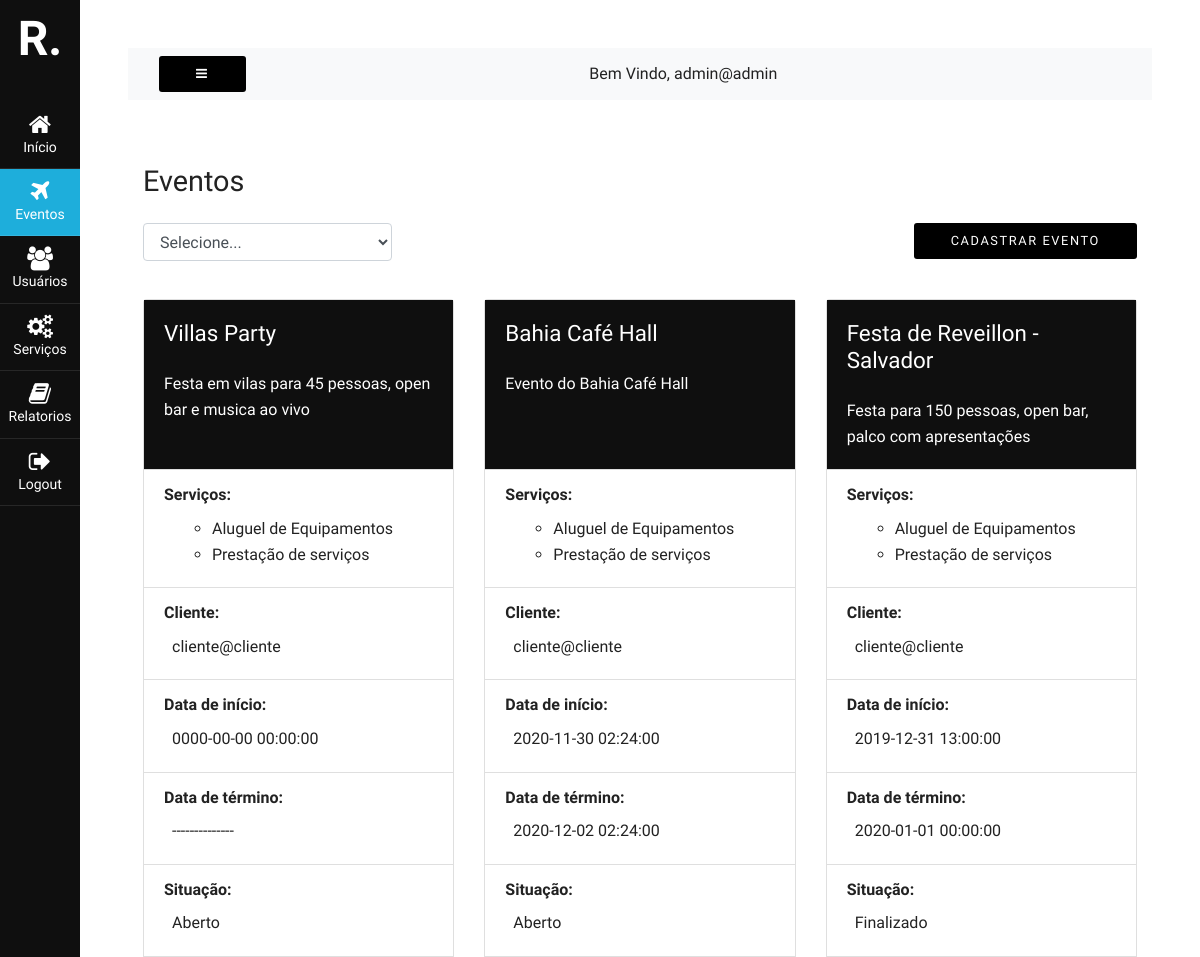
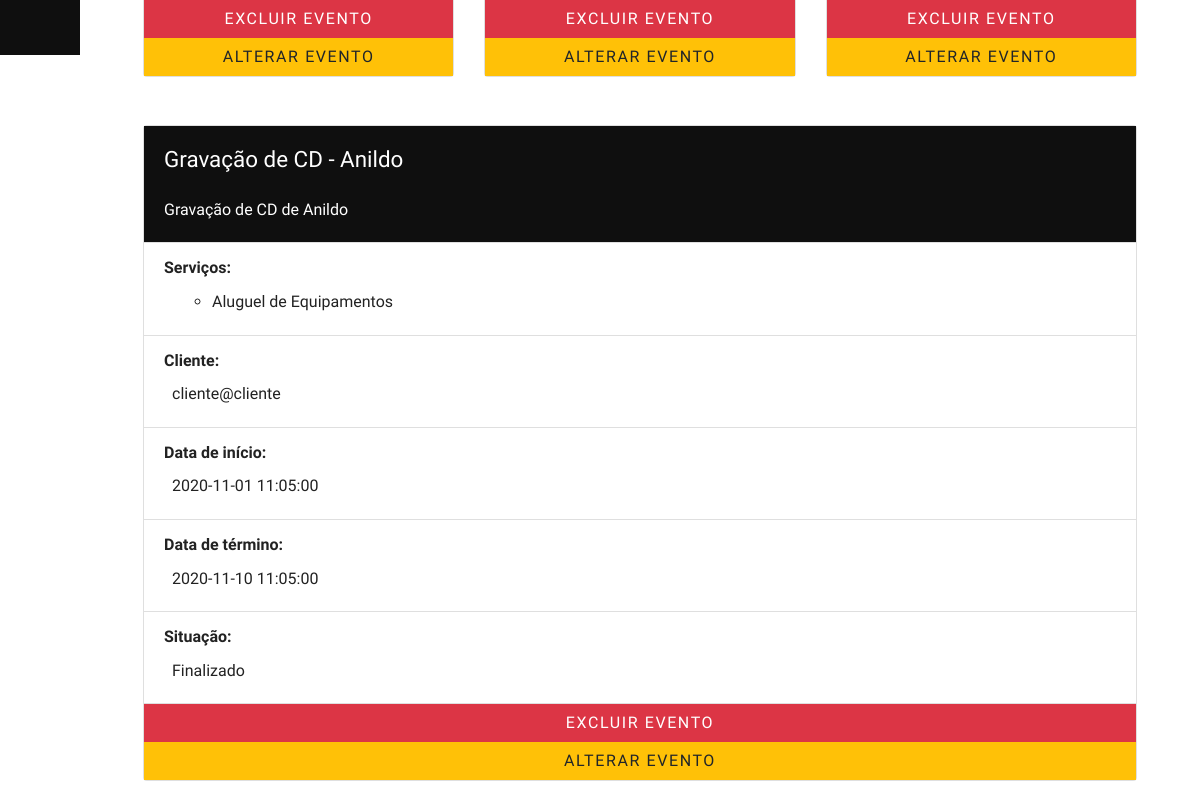
Before: /view/dashboard-admin-eventos.php (signed in) with the older database file (2 pictures, top to bottom).
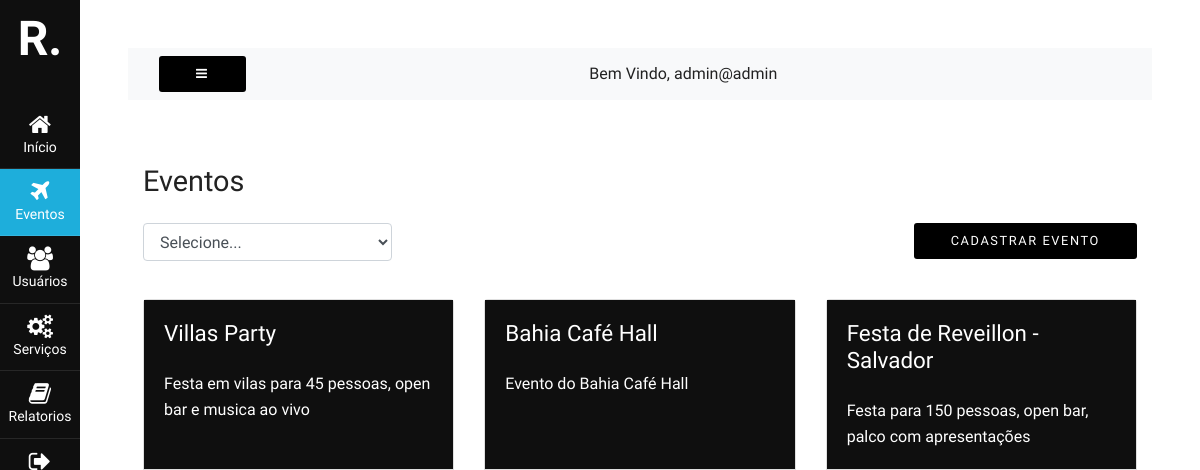
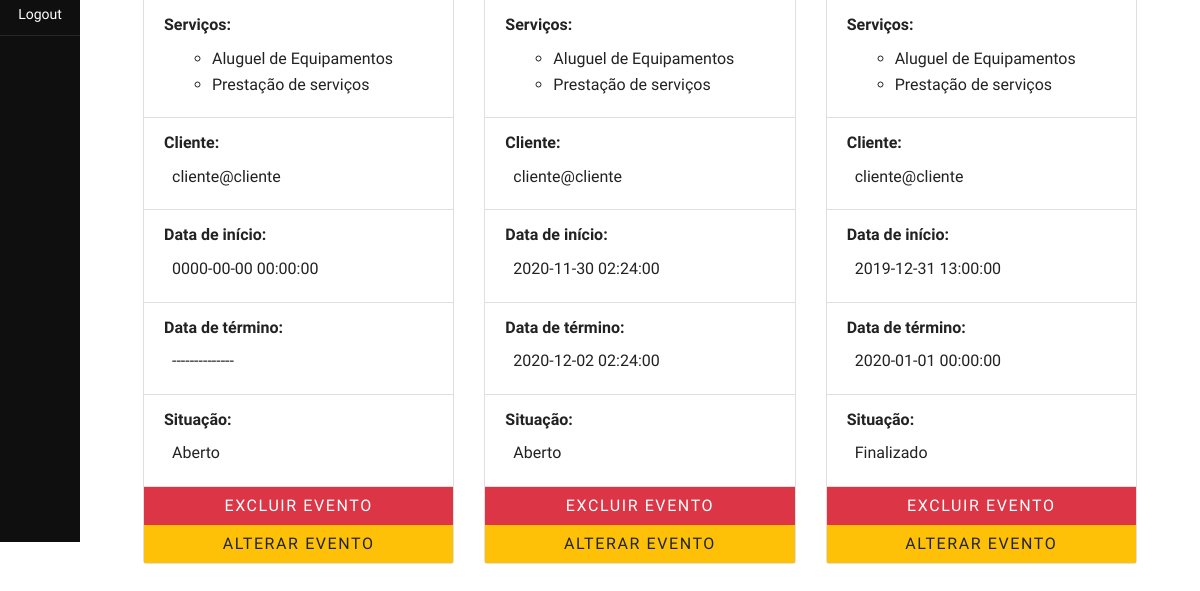
After: the same page with the newer database file (2 pictures, top to bottom).
### tables this page shows
CREATE TABLE `eventos` (
  `evento_id` int(11) NOT NULL AUTO_INCREMENT,
  `evento_titulo` varchar(150) NOT NULL,
  `evento_descricao` varchar(300) DEFAULT NULL,
  `evento_inicio` datetime NOT NULL,
  `evento_termino` datetime DEFAULT NULL,
  `evento_situacao` varchar(45) DEFAULT NULL,
  `fk_usuario` int(11) NOT NULL,
  PRIMARY KEY (`evento_id`),
  KEY `fk_usuario` (`fk_usuario`),
  CONSTRAINT `eventos_ibfk_2` FOREIGN KEY (`fk_usuario`) REFERENCES `usuarios` (`usuario_id`)
);

CREATE TABLE `servicos` (
  `servico_id` int(11) NOT NULL AUTO_INCREMENT,
  `servico_titulo` varchar(150) NOT NULL,
  `servico_descricao` varchar(300) DEFAULT NULL,
  PRIMARY KEY (`servico_id`)
);

CREATE TABLE `usuarios` (
  `usuario_id` int(11) NOT NULL AUTO_INCREMENT,
  `usuario_nome` varchar(150) NOT NULL,
  `usuario_senha` varchar(32) NOT NULL,
  `usuario_admin` tinyint(1) NOT NULL DEFAULT 0,
  PRIMARY KEY (`usuario_id`),
  UNIQUE KEY `user` (`usuario_nome`)
);

### model/admin.php (called while the page is built, shortened)
<?php
  class Admin {
    private $conn;
    public function __construct() {
      $database = new Database();
      $db = $database->dbconn();
      $this->conn = $db;
    }
    public function runQuery($sql) {
      $stmt = $this->conn->prepare($sql);
      return $stmt;
    }
  }
?>

### view/Modals/eventos.php (the view, shortened to what this page needs)
<div class="container flex flow-column" id="events" style="height: 100vh;">
  <h2>Eventos</h2>
  <div class="form-group">
  <div class="form-group flex">
    <div class="form-group w-25">
      <select class="form-control" id="tableFilter" name="filter" onChange="filter()">
        <option value="">Selecione...</option>
      </select>
    </div>
    <button type="button" class="mb-4 ml-auto" data-toggle="modal" data-target="#modalCadastrarEventos">
      Cadastrar Evento
    </button>
  </div>
  <div class="card-deck mb-5">
    <?php
      $queryEventos = "SELECT * FROM eventos
                  INNER JOIN usuarios ON eventos.fk_usuario = usuarios.usuario_id
                  ORDER BY eventos.evento_situacao, usuarios.usuario_id, eventos.evento_inicio, eventos.evento_titulo";
      $stmt = $objAdmin->runQuery($queryEventos);
      $stmt->execute();
      if($stmt->rowCount() > 0) {
        while($rowEvento = $stmt->fetch(PDO::FETCH_ASSOC)) {
          $eventoID = $rowEvento['evento_id'];
          $queryServicos = "SELECT servico_titulo, servico_descricao FROM eventos
                              INNER JOIN eventos_servicos ON eventos_servicos.evento_id = eventos.evento_id
                              INNER JOIN servicos ON eventos_servicos.servico_id = servicos.servico_id
                              WHERE eventos_servicos.evento_id = $eventoID
                              ORDER BY eventos.evento_inicio, eventos.evento_titulo";
          $stmt2 = $objAdmin->runQuery($queryServicos);
          $stmt2->execute();
    ?>
          <div class="card mb-5" style="min-width: 30%; max-width: 100%">
            <div class="card-body bg-black">
              <h4 class="card-title mb-4" style="color:#fff;"><?php echo($rowEvento["evento_titulo"]) ?></h4>
              <p class="card-text" style="color:#fff;"><?php echo($rowEvento["evento_descricao"]) ?></p>
            </div>
            <ul class="list-group list-group-flush">
              <li class="list-group-item"><b>Serviços:</b> <ul class="m-2"><?php while($rowServico = $stmt2->fetch(PDO::FETCH_ASSOC)) {?> <li><?php echo($rowServico["servico_titulo"]); ?></li> <?php } ?></ul></li>
              <li class="list-group-item"><b>Cliente:</b> <p class="m-2"><?php echo($rowEvento["usuario_nome"]) ?></p></li>
              <li class="list-group-item"><b>Data de início:</b> <p class="m-2"><?php echo($rowEvento["evento_inicio"]) ?></p></li>
              <li class="list-group-item"><b>Data de término:</b> <p class="m-2"><?php echo($rowEvento["evento_termino"] == "" ? '--------------' : $rowEvento["evento_termino"]) ?></p></li>
              <li class="list-group-item"><b>Situação:</b> <p class="m-2"><?php echo($rowEvento["evento_situacao"]) ?></p></li>
            </ul>
            <button type="button" class="btn btn-danger rounded-0"  data-toggle="modal" data-target="#modalDeletarEventos" data-id="<?php print $rowEvento['evento_id'] ?>" data-name="<?php print $rowEvento['evento_titulo'] ?>">
              Excluir Evento
            </button>
            <button type="button" class="btn btn-warning rounded-0" data-toggle="modal" data-target="#modalEditarEventos" data-id="<?php print $rowEvento['evento_id'] ?>" data-name="<?php print $rowEvento['evento_titulo'] ?>" data-description="<?php print $rowEvento['evento_descricao'] ?>" data-services="<?php print $rowEvento['servico_id'] ?>" data-begin="<?php print $rowEvento['evento_inicio'] ?>" data-end="<?php print $rowEvento['evento_termino'] ?>" data-status="<?php print $rowEvento['evento_situacao'] ?>" data-client="<?php print $rowEvento['usuario_id'] ?>">
                Alterar Evento</a>
            </button>
          </div>
        <?php
            }
          }
        ?>
  </div>
</div>

Changed rows visible on the page:
removed eventos: evento_titulo "Gravação de CD - Anildo", evento_descricao "Gravação de CD de Anildo", fk_usuario.usuario_nome "cliente@cliente", evento_inicio "2020-11-01 11:05:00", evento_termino "2020-11-10 11:05:00", evento_situacao "Finalizado", servicos (servico_titulo "Aluguel de Equipamentos")
